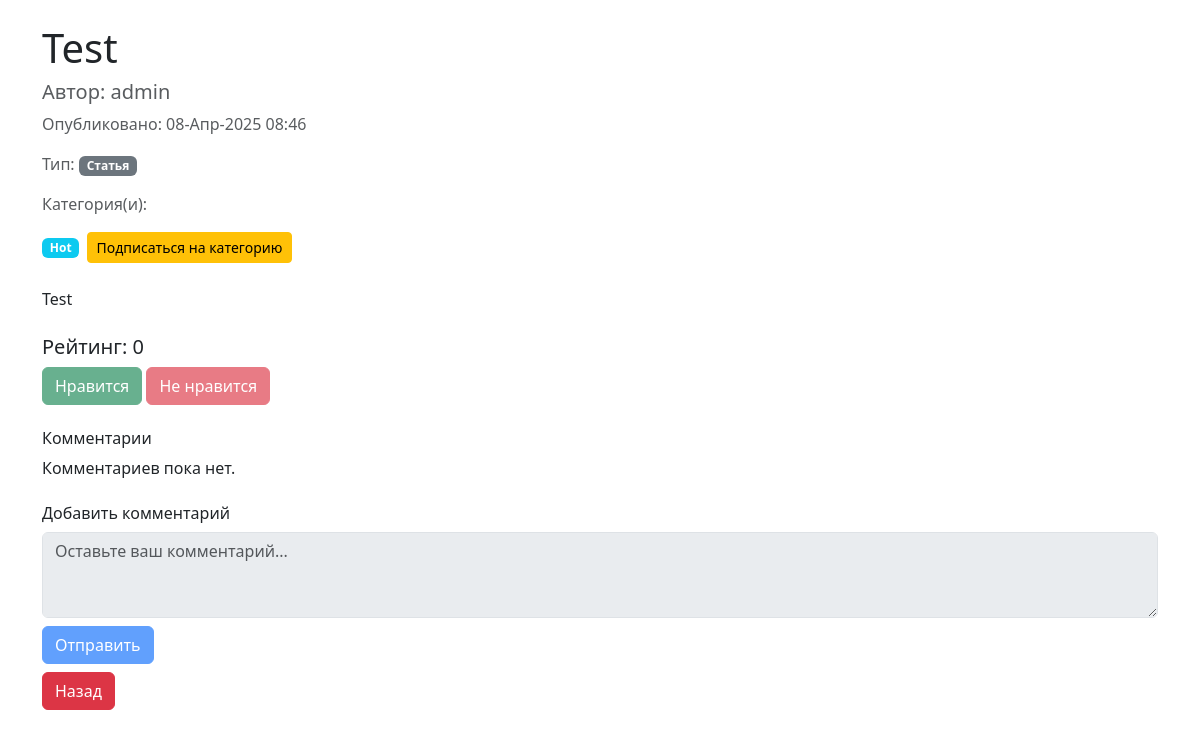
Page /news/2/ on the earlier database version.
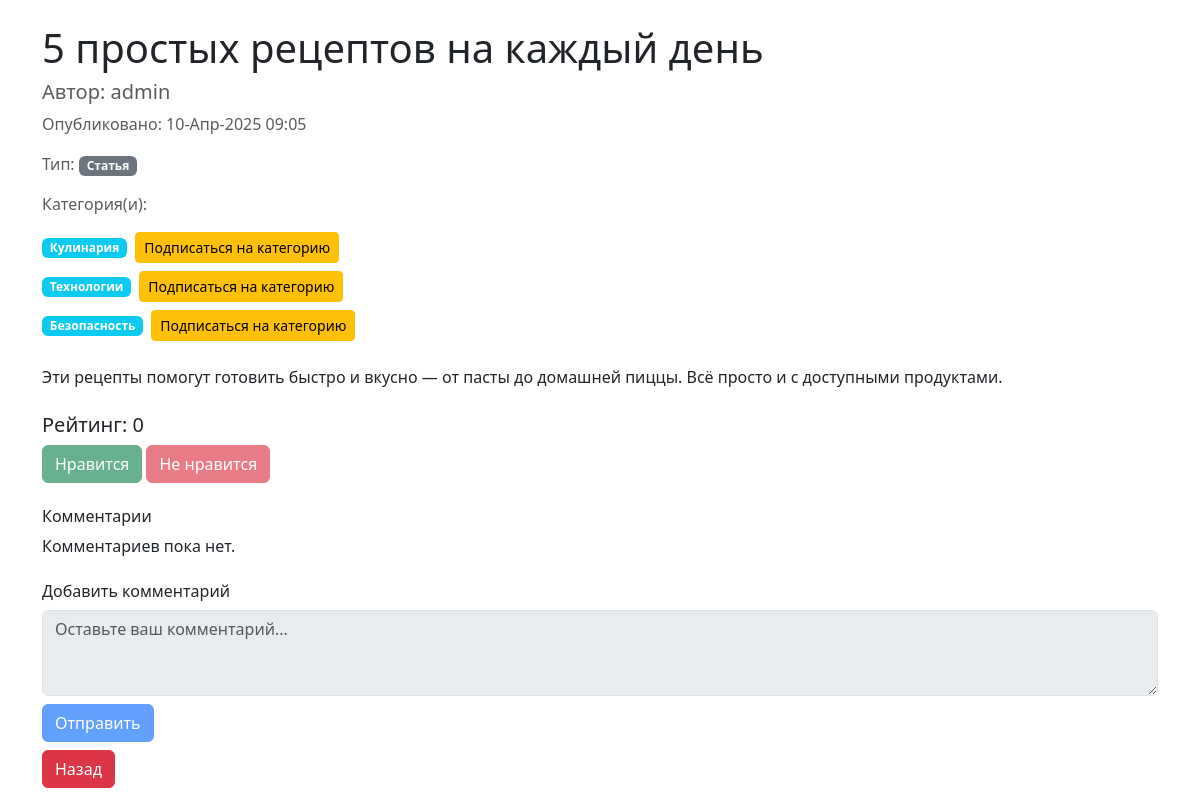
Same page on the later database version.
### newapp/models.py (models this page shows, shortened)
class Post(models.Model):
    author = models.ForeignKey(
        Author,
        on_delete=models.CASCADE,
        verbose_name='Автор'
    )
    NEWS = 'NW'
    ARTICLE = 'AR'
    CATEGORY_CHOICES = (
        (NEWS, 'Новость'),
        (ARTICLE, 'Статья'),
    )
    CategoryType = models.CharField(
        max_length=2,
        choices=CATEGORY_CHOICES,
        default=ARTICLE,
        verbose_name='Тип поста'
    )
    dateCreation = models.DateTimeField(auto_now_add=True)
    categories = models.ManyToManyField(
        Category,
        through='PostCategory',
        verbose_name='Категории'
    )
    title = models.CharField(
        max_length=128,
        verbose_name='Заголовок'
    )
    text = models.TextField(verbose_name='Содержание')
    rating = models.SmallIntegerField(default=0, verbose_name='Рейтинг')
    is_sented = models.BooleanField(default=False)
    class Meta:
        verbose_name = 'Пост'
        verbose_name_plural = 'Посты'

class Category(models.Model):
    name = models.CharField(
        max_length=64,
        unique=True,
        verbose_name='Название'
    )
    subscribers = models.ManyToManyField(
        User,
        related_name='subscribed_categories',
        blank=True,
        verbose_name='Подписчики'
    )
    class Meta:
        verbose_name = 'Категория'
        verbose_name_plural = 'категории'

class Author(models.Model):
    author = models.OneToOneField(
        User,
        on_delete=models.CASCADE,
        verbose_name='Пользователь'
    )
    rating_author = models.IntegerField(
        default=0,
        verbose_name='Рейтинг автора'
    )
    @property
    def username(self):
        return self.author.username
    class Meta:
        verbose_name = 'Автор'
        verbose_name_plural = 'Авторы'

### newapp/views.py (the view)
# urls.py: path('news/<int:id>/', news_detail, name='post_detail'),
def news_detail(request, id):
    post = get_object_or_404(Post, id=id)
    comments = post.comment_set.all()
    context = {
        'post': post,
        'comments': comments,
    }
    return render(request, 'news/news_detail.html', context)

### newapp/templatetags/custom_filters.py (called while the page is built)
def censor(value):
    for word in BAD_WORDS:
        value = re.sub(
            r'\b' + re.escape(word) + r'\b',
            '*' * len(word),
            value,
            flags=re.IGNORECASE)
    return value

### templates/news/news_detail.html (shortened to what this page needs)
{% extends 'default.html' %}
{% load custom_filters %}
{% block content %}
<div class="container mt-4">
    <h1>{{ post.title|censor }}</h1>
    <h5 class="text-muted">Автор: {{ post.author.username }}</h5>
    <p class="text-muted">Опубликовано: {{ post.dateCreation|date:"d-M-Y H:i" }}</p>
     <p class="text-muted">
        Тип:
        {% if post.CategoryType == 'NW' %}
            <span class="badge bg-primary">Новость</span>
        {% elif post.CategoryType == 'AR' %}
            <span class="badge bg-secondary">Статья</span>
        {% endif %}
    </p>
    <p class="text-muted">
        Категория(и):
        <div class="d-flex flex-column">
            {% for category in post.categories.all %}
                <div class="d-flex align-items-center mb-2">
                    <span class="badge bg-info me-2">{{ category.name }}</span>
                    {% if request.user in category.subscribers.all %}
                        <a class="btn btn-danger btn-sm" href="{% url 'subscribe_to_category' category.id %}">Отписаться от категории</a>
                    {% else %}
                        <a class="btn btn-warning btn-sm" href="{% url 'subscribe_to_category' category.id %}">Подписаться на категорию</a>
                    {% endif %}
                </div>
            {% endfor %}
        </div>
    </p>
    <p>{{ post.text|censor }}</p>
    <div class="mt-4">
        <h5>Рейтинг: {{ post.rating }}</h5>
        <button class="btn btn-success" onclick="" disabled>Нравится</button>
        <button class="btn btn-danger" onclick="" disabled>Не нравится</button>
    </div>
    <div class="mt-4">
        <h6>Комментарии</h6>
        {% if comments %}
            <ul class="list-unstyled">
                {% for comment in comments %}
                    <li class="border-bottom py-2">
                        <strong>{{ comment.commentUser.username }}</strong>
                        <span class="text-muted">{{ comment.dateCreation|date:"d-M-Y H:i" }}</span>
                        <p>{{ comment.text|censor }}</p>
                    </li>
                {% endfor %}
            </ul>
        {% else %}
            <p>Комментариев пока нет.</p>
        {% endif %}
    </div>
    <div class="mt-4">
        <h6>Добавить комментарий</h6>
        <form method="post">
            <textarea class="form-control" name="comment_text" rows="3" placeholder="Оставьте ваш комментарий..." disabled></textarea>
            <button type="submit" class="btn btn-primary mt-2" disabled>Отправить</button>
            <div class="mt-2">
                <a href="javascript:history.back()" class="btn btn-danger">Назад</a>
            </div>
        </form>
    </div>
</div>
{% endblock %}

Differences in the rows shown:
changed Post "admin": title|censor "Test" → "5 простых рецептов на каждый день"; dateCreation "08-Апр-2025 08:46" → "10-Апр-2025 09:05"; text|censor "Test" → "Эти рецепты помогут готовить быстро и вкусно — от пасты до домашней пиццы. Всё просто и с доступными продуктами."
changed Category: name "Hot" → "Кулинария"
now on this page (row edited): Category: name "Технологии", shows "Подписаться на категорию"
added Category: name "Безопасность", shows "Подписаться на категорию"
